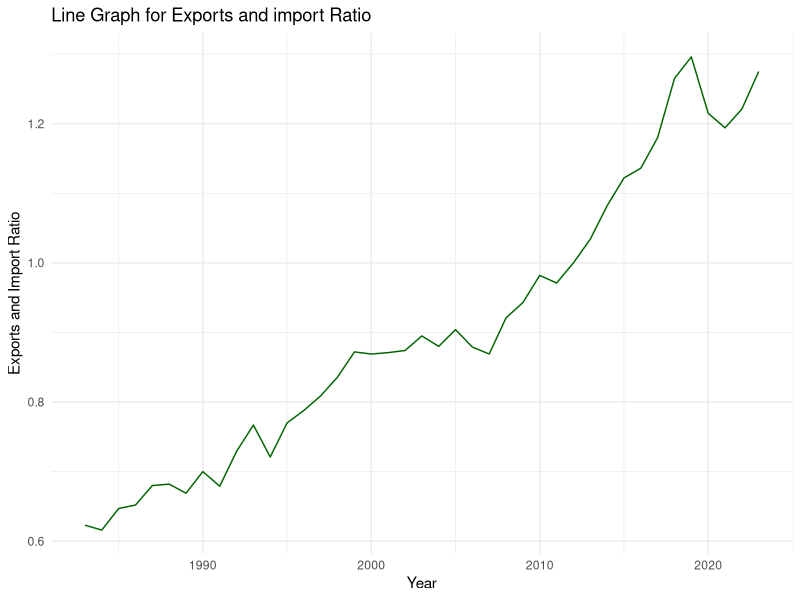
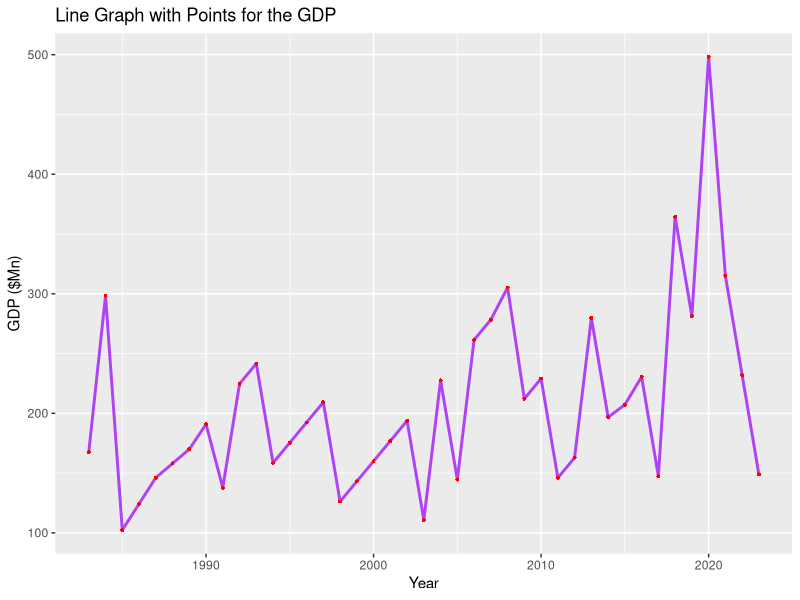
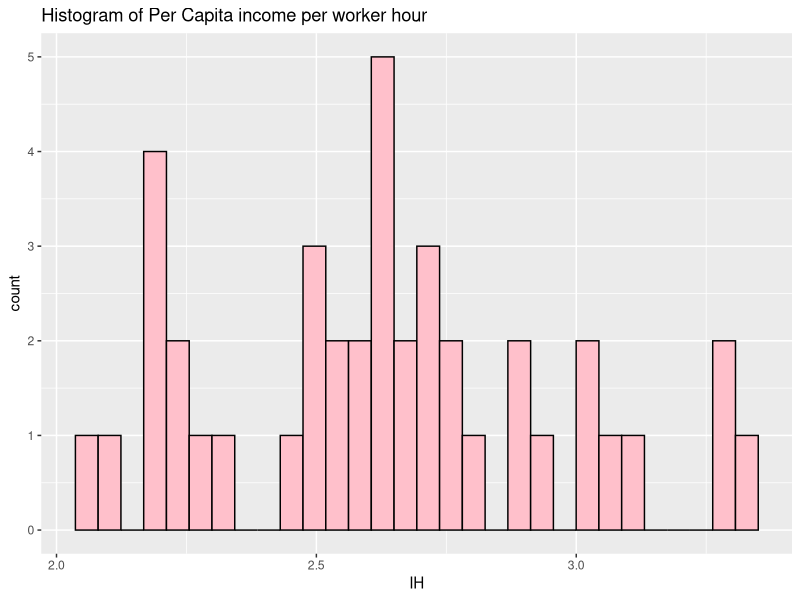
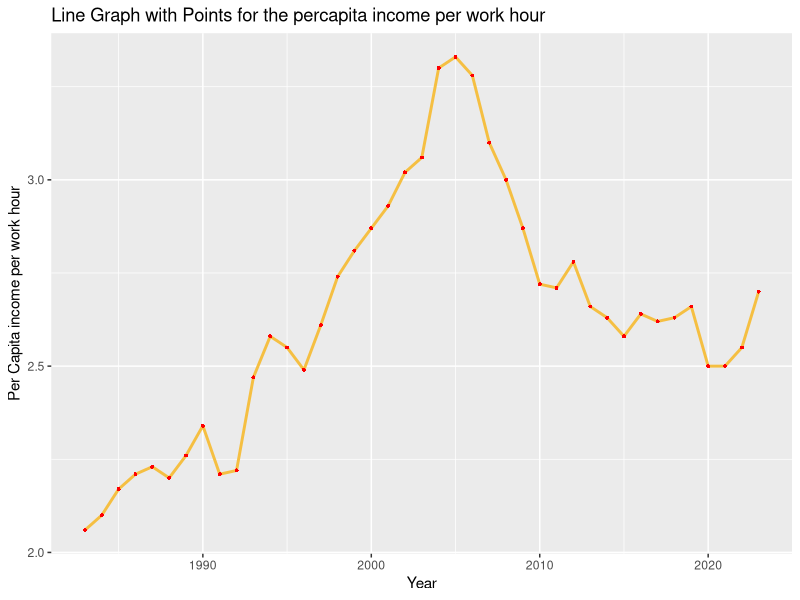
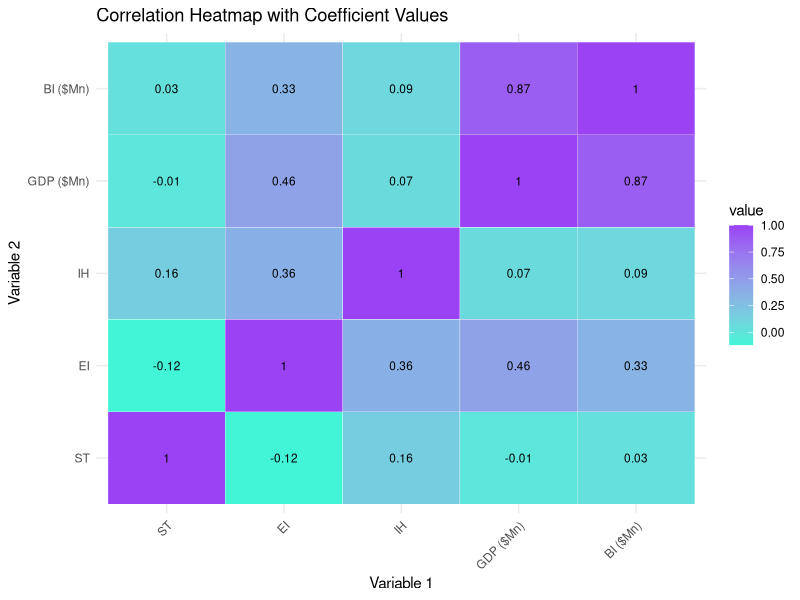
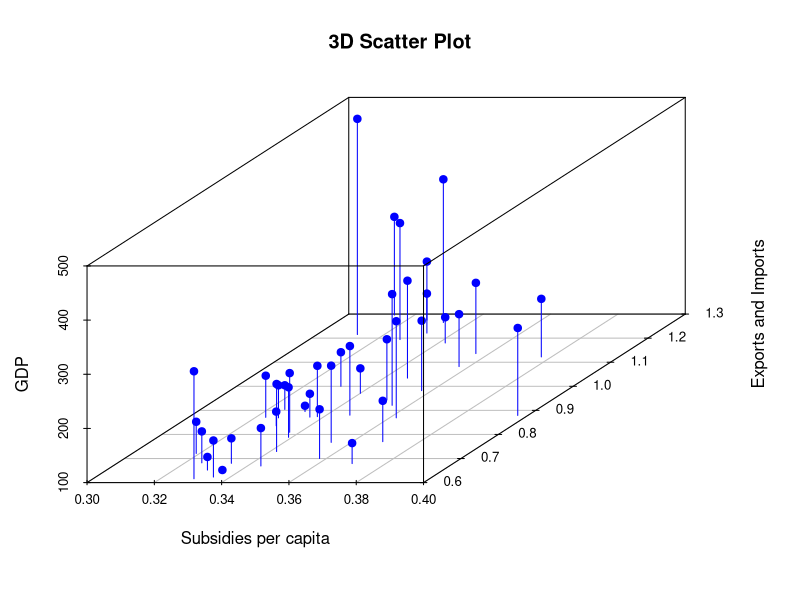
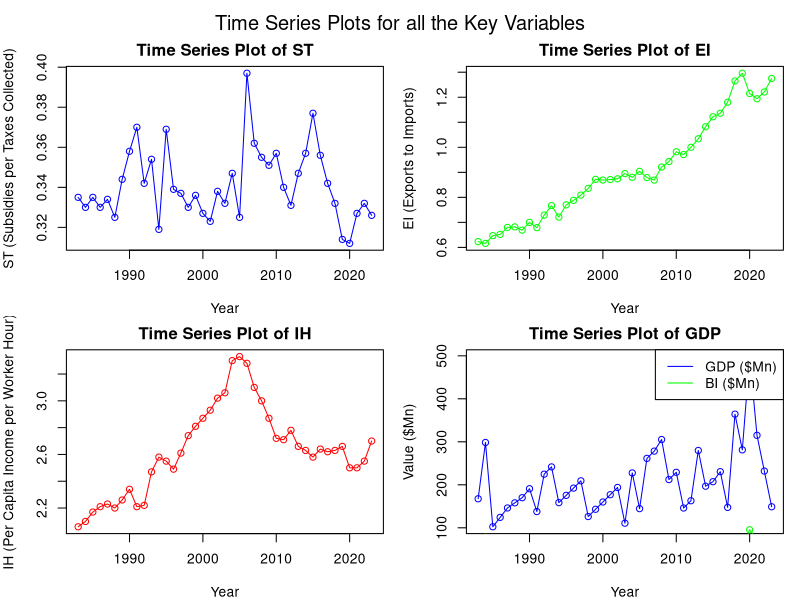
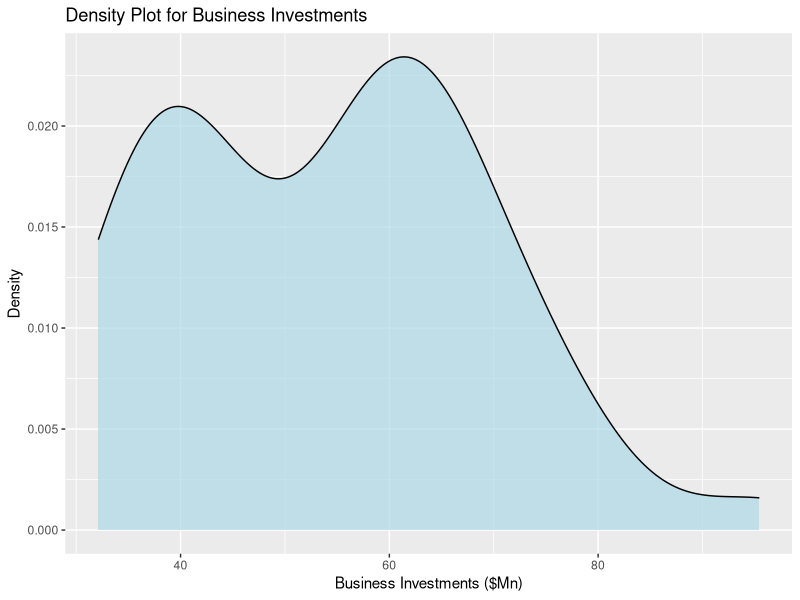

These charts were generated, in order, by the following R code:
## ---- chunk 1
setwd("D:/Data science NIBM/HND/Macroeconomics/Assignment 1")
## ---- chunk 2
# Load the readxl package
library(readxl)

# Load the data from the Excel file
data <- read_excel("CA 1 Data set.xlsx")


# first few rows of the dataset
head(data)


## ---- chunk 3
# Checking for missing values
colSums(is.na(data))

## ---- chunk 4
# Getting basic information about the dataset
str(data)

# Getting summary statistics for numerical columns
summary(data)

# Getting the list of column names
colnames(data)

## ---- chunk 5
library(ggplot2)
ggplot(data, aes(x = Year, y = EI,)) +
  geom_line(color = "darkgreen") +
  scale_color_brewer(palette = "Set1") +
  labs(title = "Line Graph for Exports and import Ratio",
       x = "Year",
       y = "Exports and Import Ratio") +
  theme_minimal()

## ---- chunk 6
# Customized line graph with points
ggplot(data, aes(x = Year, y = `GDP ($Mn)`)) +
  geom_line(color = "#b042f5",size = 1) +
  geom_point(shape = 16, size = 1, color = "red") +
  labs(x = "Year", y = "GDP ($Mn)", title = "Line Graph with Points for the GDP")
  scale_x_continuous(breaks = seq(min(data$Year), max(data$Year), by = 2))

## ---- chunk 7
ggplot(data, aes(x = IH,)) +
  geom_histogram(fill = "pink", colour = "black") +
  labs(title = "Histogram of Per Capita income per worker hour")
## ---- chunk 8
#  line graph with points
ggplot(data, aes(x = Year, y = `IH`)) +
  geom_line(color = "#f5bf42",size = 1) +
  geom_point(shape = 16, size = 1, color = "red") +
  labs(x = "Year", y = "Per Capita income per work hour", title = "Line Graph with Points for the percapita income per work hour")
  scale_x_continuous(breaks = seq(min(data$Year), max(data$Year), by = 2))
## ---- chunk 9
library(ggplot2)
library(reshape2)

cor_matrix <- cor(data[, c("ST", "EI", "IH", "GDP ($Mn)","BI ($Mn)")])

cor_matrix_melted <- reshape2::melt(cor_matrix)

ggplot(data = cor_matrix_melted, aes(x = Var1, y = Var2)) +
  geom_tile(aes(fill = value), color = "white") +
  geom_text(aes(label = round(value, 2)), color = "black", size = 3) +
  scale_fill_gradient(low = "#42f5d7", high = "#9b42f5") +
  labs(title = "Correlation Heatmap with Coefficient Values",
       x = "Variable 1",
       y = "Variable 2") +
  theme_minimal() +
  theme(axis.text.x = element_text(angle = 45, hjust = 1))
## ---- chunk 10
library(scatterplot3d)
# Create a 3D scatter plot
scatterplot3d(data$ST, data$EI, data$`GDP ($Mn)`,
  color = "blue", pch = 19, type = "h", main = "3D Scatter Plot",
  xlab = "Subsidies per capita", ylab = "Exports and Imports", zlab = "GDP"
)
## ---- chunk 11
# Define custom colors
colors <- c('blue', 'green', 'red', 'cyan')

# Setting up a multi-panel layout
par(mfrow = c(2, 2), mar = c(4, 4, 2, 1), oma = c(0, 0, 2, 0))

# Create time series plots for key variables with custom colors
plot(data$Year, data$ST, type = 'o', col = colors[1], xlab = 'Year', ylab = 'ST (Subsidies per Taxes Collected)', main = 'Time Series Plot of ST')
plot(data$Year, data$EI, type = 'o', col = colors[2], xlab = 'Year', ylab = 'EI (Exports to Imports)', main = 'Time Series Plot of EI')
plot(data$Year, data$IH, type = 'o', col = colors[3], xlab = 'Year', ylab = 'IH (Per Capita Income per Worker Hour)', main = 'Time Series Plot of IH')
plot(data$Year, data$`GDP ($Mn)`, type = 'o', col = colors[1], xlab = 'Year', ylab = 'Value ($Mn)', main = 'Time Series Plot of GDP')
lines(data$Year, data$`BI ($Mn)`, type = 'o', col = colors[2])
legend('topright', legend = c('GDP ($Mn)', 'BI ($Mn)'), col = colors[1:2], lty = 1)

# Add overall title
mtext('Time Series Plots for all the Key Variables', outer = TRUE, cex = 1.2)

# Reset the plotting parameters
par(mfrow = c(1, 1), oma = c(0, 0, 0, 0))

## ---- chunk 12
# Load the ggplot2 package
library(ggplot2)

# Create a density plot for Business Investments
ggplot(data, aes(x = data$`BI ($Mn)`)) +
  geom_density(fill = "lightblue", alpha = 0.7) +
  labs(x = "Business Investments ($Mn)", y = "Density", title = "Density Plot for Business Investments")


## ---- chunk 13
ggplot(data, aes(x = `GDP ($Mn)`, y = `BI ($Mn)`)) +
  geom_point(color = "blue", shape = 3) +  
  labs(title = "Scatterplot of GDP and Business investment variable")
## ---- chunk 14
lin_mod_EI_BI <- lm(EI~`BI ($Mn)`, data = data)
summary(lin_mod_EI_BI)
